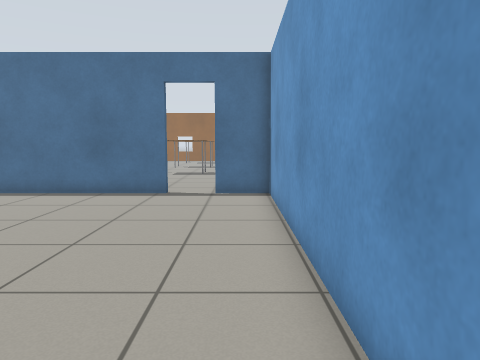
[1] (above)

21 first-person views from a walk through a robot-simulator world made for Gazebo. The camera is 0.9 m above the floor, tilts 6° down and sees 70° across. The floor is counted in squares, 0.5 m on a side. Each view is taken from the middle of a square. On the plan, view 1 faces up. The plan holds only what a view shows up to about 17 squares ahead; the rest is blank. The place goes on beyond the plan. Simple patterns stand in for the simulator's built-in surfaces.

[2]
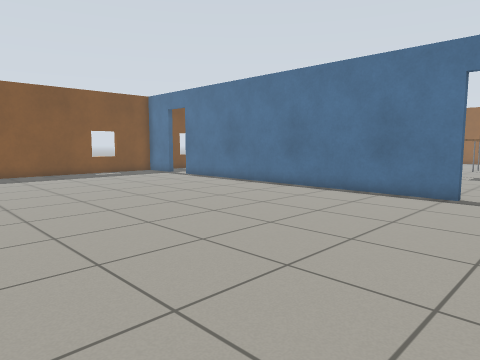

[3]
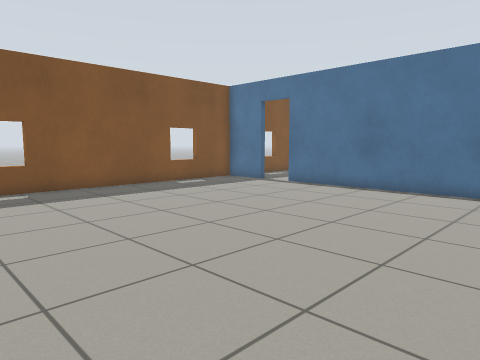

[4]
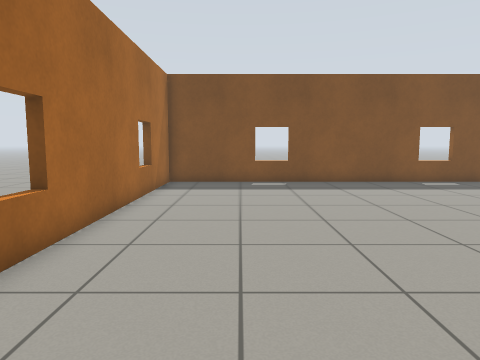

[5]
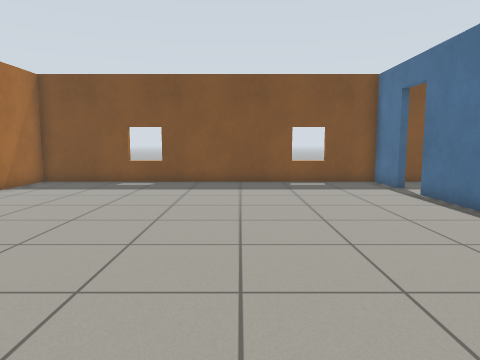

[6]
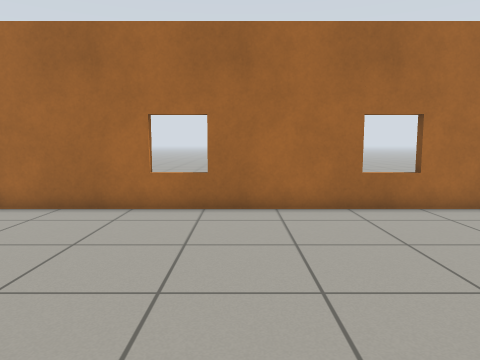

[7]
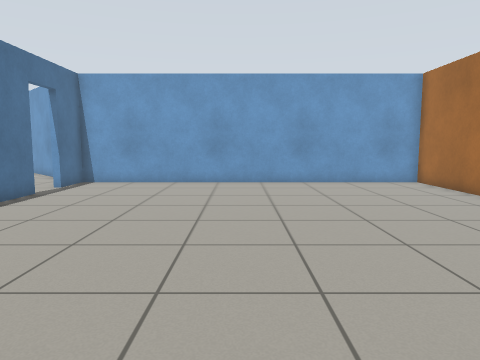

[8]
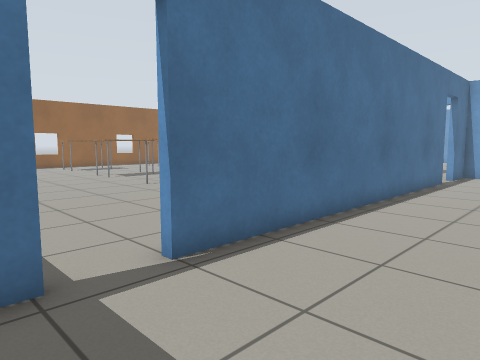

[9]
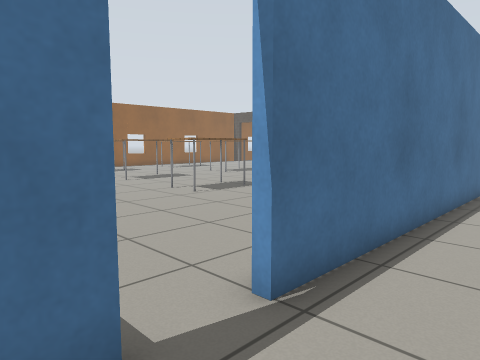

[10]
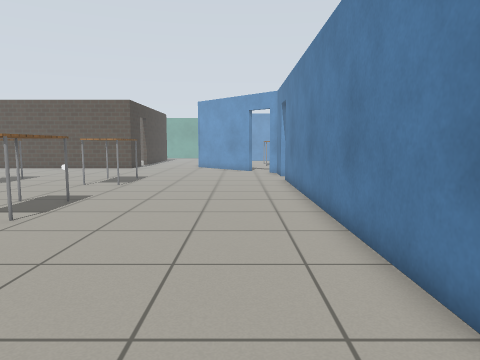

[11]
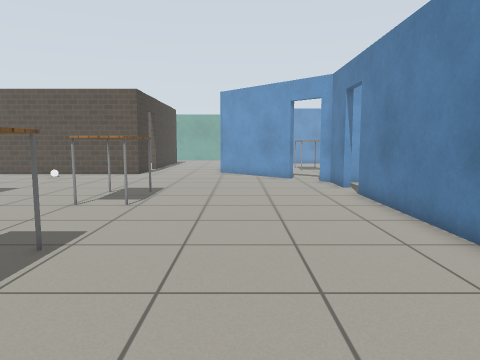

[12]
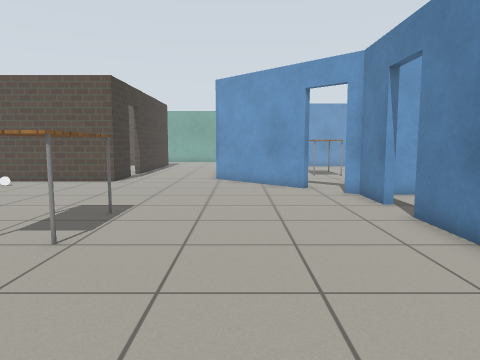

[13]
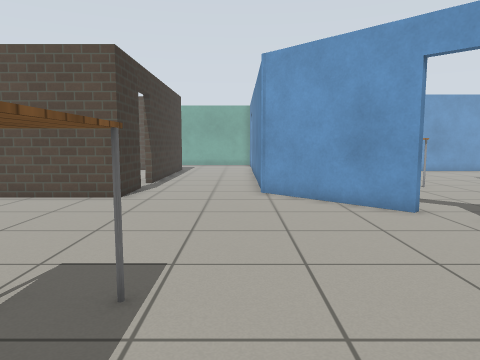

[14]
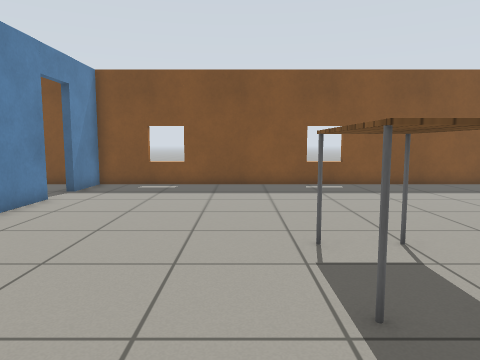

[15]
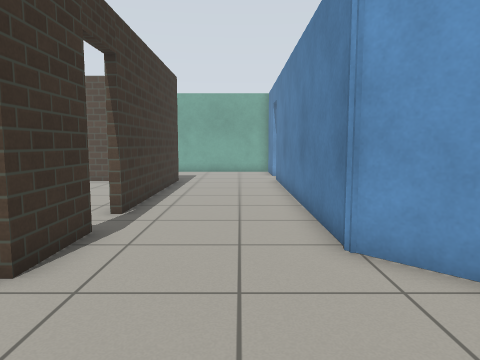

[16]
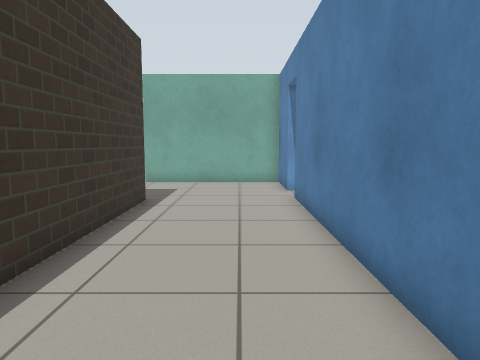

[17]
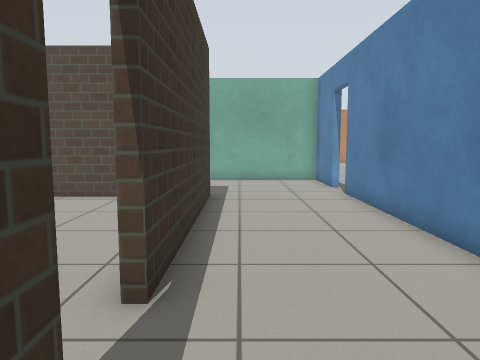

[18]
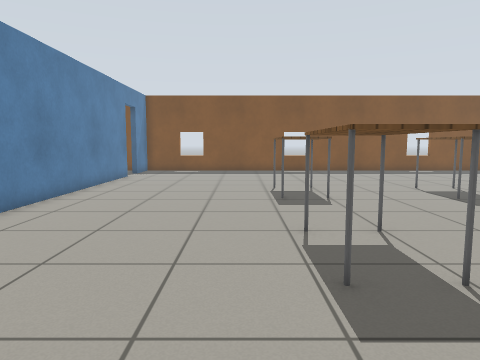

[19]
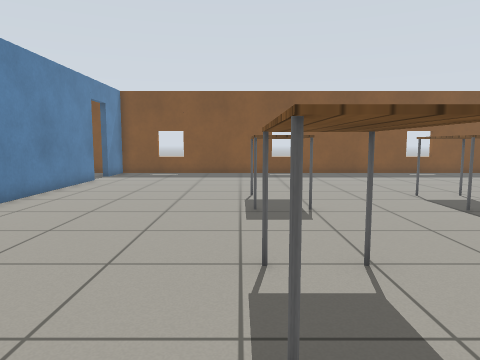

[20]
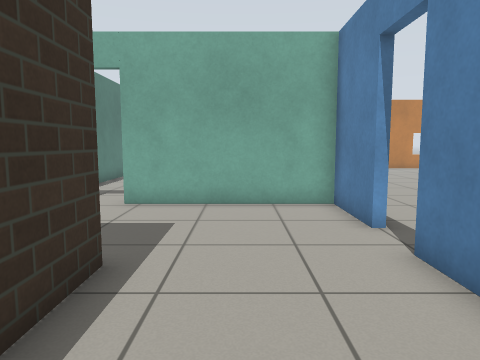

[21]
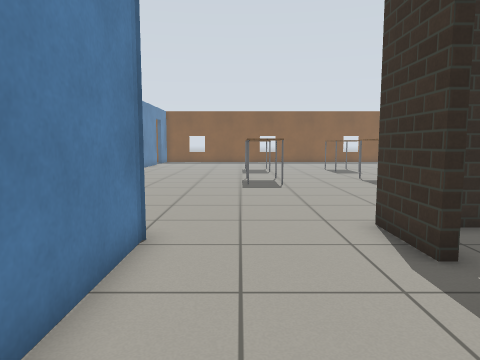

### Floor plan
Points are (right, up) in squares from view 1. A wall is a line through its corners. A room is listed if a view was taken in it or the views show most of it. See-through windows are left out.
Room 1 (views 1, 2, 3, 4, 5, 6, 7, 8, 9)
walls: (-2.6, 12.4) (-17.1, 12.4); (-18.9, 12.4) (-21.2, 12.4) (-21.2, -3.4) (1.1, -3.4) (1.1, 12.6); (1.1, 12.4) (-1, 12.4)
ways out: open door at (-18, 12.8) to room 2; open door at (-1.7, 12.7) to room 2
Room 2 (views 10, 11, 12, 13, 14, 15, 16, 17, 18, 19, 20, 21)
walls: (-1, 12.7) (1.2, 12.7); (2.8, 14.4) (6.6, 18.2) (18.5, 18.2); (1.1, 12.6) (1.6, 13.2); (8, 23) (5.4, 23) (5.4, 25.5); (-17.1, 12.7) (-2.6, 12.7); (-21.2, 25.5) (-21.2, 12.7) (-18.9, 12.7); (18, 23) (9.6, 23); (20.2, 18.2) (23.2, 18.2) (23.2, 24.5)
ways out: open door at (-18, 12.8) to room 1; open door at (-1.7, 12.7) to room 1; open door at (2.3, 13.7); open door at (8.5, 23); open door at (19.5, 18); open door at (23, 25)
objects: table (-12, 20) to (-9, 22); table (-5, 20) to (-2, 22)

Positions as (right, up) in squares from view 1, and headings:
1: (0, 0), facing up
2: (0, 0), facing up-left
3: (-7, -1), facing up-left
4: (-5, 0), facing left
5: (-5, 6), facing left
6: (-6, 6), facing down
7: (-15, 5), facing right
8: (-20, 8), facing up-right
9: (-20, 10), facing up-right
10: (-20, 15), facing right
11: (-15, 17), facing right
12: (-11, 17), facing right
13: (-6, 19), facing right
14: (-6, 19), facing left
15: (1, 20), facing right
16: (7, 20), facing right
17: (6, 22), facing right
18: (2, 19), facing left
19: (0, 20), facing left
20: (13, 21), facing right
21: (13, 20), facing left
